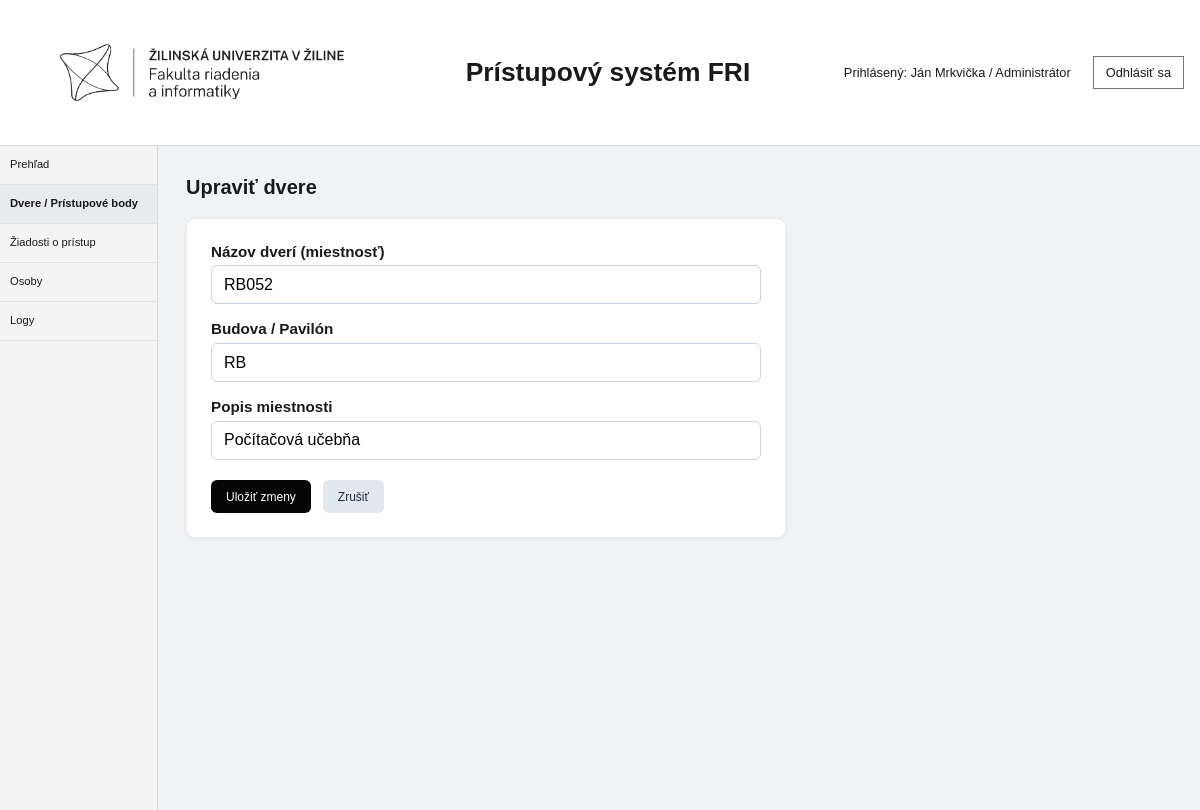
The app's page /?c=door&a=edit&id=1 with its own data.
### tables this page shows
CREATE TABLE `doors` (
                         `id` INT NOT NULL AUTO_INCREMENT,
                         `name` VARCHAR(50) NOT NULL,
                         `building` VARCHAR(50) NOT NULL,
                         `description` VARCHAR(255) NOT NULL,
                         PRIMARY KEY (`id`)
);

### Framework/Http/Responses/Response.php (called while the page is built, shortened)
<?php
abstract class Response
{
    public function send(): void
    {
        $this->generate();
    }
}

### public/index.php (called while the page is built, shortened)
<?php
require __DIR__ . '/../Framework/ClassLoader.php';
try {
    $app = new App();
    $app->run();
} catch (Exception $e) {
    die('An error occurred: ' . $e->getMessage());
}

### Framework/ClassLoader.php (called while the page is built, shortened)
<?php
class ClassLoader
{
    public static function Boot(): void
    {
        spl_autoload_register(function ($class_name) {
            $file = self::getClassFile($class_name);
        });
    }
    public static function getClassFile(string $className): string
    {
        $baseDir = realpath(dirname(__DIR__));
        $relativePath = str_replace('\\', DIRECTORY_SEPARATOR, ltrim($className, '\\')) . '.php';
        return $baseDir . DIRECTORY_SEPARATOR . $relativePath;
    }
}

### Framework/Http/Request.php (called while the page is built, shortened)
<?php
class Request
{
    private array $get;
    private array $post;
    public function __construct()
    {
        $this->get = $_GET;
        $this->post = $_POST;
    }
    public function get(?string $key = null): mixed
    {
        return $key === null ? $this->get : ($this->get[$key] ?? null);
    }
    public function post(?string $key = null): mixed
    {
        return $key === null ? $this->post : ($this->post[$key] ?? null);
    }
    public function value(string $key): mixed
    {
        return $this->post($key) ?? $this->get($key);
    }
}

### App/Controllers/DoorController.php (called while the page is built, shortened)
<?php
class DoorController extends BaseController
{
    public function edit(Request $request): Response
    {
        $id = (int)$request->value('id');
        $door = Door::getOne($id);
        return $this->html([
            'door' => $door,
            'errors' => []
        ], 'form');
    }
}

### Framework/Core/Model.php (called while the page is built, shortened)
<?php
abstract class Model implements \JsonSerializable
{
    protected static array $columnsMap = [];
    private static array $dbColumns = [];
    private static IDbConvention $dbConventions;
    protected static function getTableName(): string
    {
        return self::getConventions()->getTableName(get_called_class());
    }
    protected static function getPkColumnName(): string
    {
        return self::getConventions()->getPkColumnName(get_called_class());
    }
    protected static function getColumnsMap(): array
    {
        return static::$columnsMap ?? [];
    }
    public static function getOne(mixed $id): ?static
    {
        try {
            $sql = "SELECT " . static::getDBColumnNamesList() . " FROM `" . static::getTableName() . "` WHERE `" .
                static::getPkColumnName() . "`=?";
            $stmt = Connection::getInstance()->prepare($sql);
            $stmt->setFetchMode(PDO::FETCH_CLASS | PDO::FETCH_PROPS_LATE, static::class);
            $stmt->execute([$id]);
            $model = $stmt->fetch() ?: null;
            if ($model !== null) {
                $model->_dbId = $model->getIdValue();
                $model->_resultSet = new ResultSet([$model]);
            }
            return $model;
        } catch (PDOException $exception) {
            throw new Exception('Query failed: ' . $exception->getMessage(), 0, $exception);
        }
    }
    private static function getDbColumns(): array
    {
        try {
            $sql = "DESCRIBE " . static::getTableName();
            $stmt = Connection::getInstance()->prepare($sql);
            $stmt->execute([]);
            self::$dbColumns[static::class] = array_column($stmt->fetchAll(), 'Field');
            return self::$dbColumns[static::class];
        } catch (PDOException $exception) {
            throw new Exception('Query failed: ' . $exception->getMessage(), 0, $exception);
        }
    }
    private function getIdValue(): mixed
    {
        $pk = static::getPkColumnName();
        $prop = static::toPropertyName($pk);
        return isset($this->{$prop}) ? $this->{$prop} : null;
    }
    private static function getModelProperties(): array
    {
        $reflection = new \ReflectionClass(static::class);
        $properties = [];
        foreach ($reflection->getProperties() as $property) {
            $propertyName = $property->getName();
            if ($property->isStatic()) {
                continue;
            }
            $properties[$propertyName] = true;
        }
        return $properties;
    }
    private static function getDBColumnNamesList(): string
    {
        $dbColumns = [];
        foreach (static::getDbColumns() as $columnName) {
            $propertyName = static::toPropertyName($columnName);
            if ($propertyName != $columnName) {
                $dbColumns[] = "`$columnName` AS {$propertyName}";
            } else {
                $dbColumns[] = $columnName;
            }
        }
        return implode(', ', $dbColumns);
    }
    private static function toPropertyName(string $columnName): string
    {
        $customMapping = static::getColumnsMap();
        if (isset($customMapping[$columnName])) {
            return $customMapping[$columnName];
        } else {
            return static::getConventions()->toPropertyName($columnName);
        }
    }
    private static function getConventions(): IDbConvention
    {
        if (!isset(static::$dbConventions)) {
            static::$dbConventions = new (Configuration::DB_CONVENTIONS_CLASS)();
        }
        return static::$dbConventions;
    }
}

### Framework/Support/Inflect.php (called while the page is built, shortened)
<?php
class Inflect
{
    public static $plural = array(
        '/(quiz)$/i' => "$1zes",
        '/^(ox)$/i' => "$1en",
        '/([m|l])ouse$/i' => "$1ice",
        '/(matr|vert|ind)ix|ex$/i' => "$1ices",
        '/(x|ch|ss|sh)$/i' => "$1es",
        '/([^aeiouy]|qu)y$/i' => "$1ies",
        '/(hive)$/i' => "$1s",
        '/(?:([^f])fe|([lr])f)$/i' => "$1$2ves",
        '/(shea|lea|loa|thie)f$/i' => "$1ves",
        '/sis$/i' => "ses",
        '/([ti])um$/i' => "$1a",
        '/(tomat|potat|ech|her|vet)o$/i' => "$1oes",
        '/(bu)s$/i' => "$1ses",
        '/(alias)$/i' => "$1es",
        '/(octop)us$/i' => "$1i",
        '/(ax|test)is$/i' => "$1es",
        '/(us)$/i' => "$1es",
        '/s$/i' => "s",
        '/$/' => "s"
    );
    public static $irregular = array(
        'move' => 'moves',
        'foot' => 'feet',
        'goose' => 'geese',
        'sex' => 'sexes',
        'child' => 'children',
        'man' => 'men',
        'tooth' => 'teeth',
        'person' => 'people',
        'valve' => 'valves'
    );
    public static function pluralize($string)
    {
        foreach (self::$irregular as $pattern => $result) {
            $pattern = '/' . $pattern . '$/i';
        }
        foreach (self::$plural as $pattern => $result) {
            if (preg_match($pattern, $string)) {
                return preg_replace($pattern, $result, $string);
            }
        }
        return $string;
    }
}

### Framework/DB/DefaultConventions.php (called while the page is built, shortened)
<?php
class DefaultConventions implements IDbConvention
{
    public function getTableName(string $className): string
    {
        $arr = explode("\\", $className);
        return Inflect::pluralize(strtolower(end($arr)));
    }
    public function getPkColumnName(string $className): string
    {
        return 'id';
    }
    public function toPropertyName(string $columnName): string
    {
        return $columnName;
    }
}

### Framework/DB/Connection.php (called while the page is built, shortened)
<?php
class Connection
{
    private static ?Connection $instance = null;
    private PDO $db;
    public function __construct(PDO $db)
    {
        $this->db = $db;
    }
    public static function getInstance(): Connection
    {
        try {
            if (self::$instance == null) {
                $db = new PDO(
                    'mysql:dbname=' . Configuration::DB_NAME . ';host=' . Configuration::DB_HOST,
                    Configuration::DB_USER,
                    Configuration::DB_PASS
                );
                $db->setAttribute(PDO::ATTR_ERRMODE, PDO::ERRMODE_EXCEPTION);
                $db->setAttribute(PDO::ATTR_EMULATE_PREPARES, true);
                self::$instance = new self($db);
            }
            return self::$instance;
        } catch (PDOException $e) {
            throw new Exception('Connection failed: ' . $e->getMessage());
        }
    }
    public function prepare(string $sql): DebugStatement
    {
        try {
            return new DebugStatement($this->db->prepare($sql));
        } catch (PDOException $e) {
            throw new Exception('Prepare failed: ' . $e->getMessage());
        }
    }
}

### Framework/DB/DebugStatement.php (called while the page is built, shortened)
<?php
class DebugStatement
{
    private PDOStatementAlias $stmt;
    public function __construct($stmt)
    {
        $this->stmt = $stmt;
    }
    public function execute(?array $params = null): bool
    {
        $result = $this->stmt->execute($params);
        $this->stmt->debugDumpParams();
        return $result;
    }
    public function __call(string $name, array $arguments): mixed
    {
        return $this->stmt->{$name}(...$arguments);
    }
}

### App/Models/Door.php (called while the page is built, shortened)
<?php
class Door extends Model
{
    protected ?int $id = null;
    protected ?string $name = null;
    protected ?string $building = null;
    protected ?string $description = null;
    public function getId(): ?int
    {
        return $this->id;
    }
    public function getName(): ?string
    {
        return $this->name;
    }
    public function getBuilding(): ?string
    {
        return $this->building;
    }
    public function getDescription(): ?string
    {
        return $this->description;
    }
}

### Framework/Support/LinkGenerator.php (called while the page is built, shortened)
<?php
class LinkGenerator
{
    private Request $request;
    public function __construct(Request $request, Router $router)
    {
        $this->request = $request;
    }
    public function url(
        string|array $destination,
        array $parameters = [],
        bool $absolute = false,
        bool $appendParameters = false
    ): string {
        list($controller, $action) = explode(".", $destination);
        $args = $appendParameters ? $this->request->get() : [];
        $args = ["c" => lcfirst($controller), "a" => $action != "index" ? $action : null] + $parameters + $args;
        $basePath = $absolute ? $this->request->getBaseUrl() : "";
        return $basePath . "?" . http_build_query($args);
    }
}

### App/Views/Door/form.view.php (the view, shortened to what this page needs)
<?php
$isEdit = $door->getId() !== null;
?>
<h1><?= $isEdit ? 'Upraviť dvere' : 'Pridať nové dvere' ?></h1>
<section class="table-card form-card" aria-label="Formulár dverí">
    <form method="post" action="<?= $link->url('door.save') ?>">
        <div class="form-group">
            <label for="door-name">Názov dverí (miestnosť)</label>
            <input
                    type="text"
                    id="door-name"
                    name="name"
                    required
                    maxlength="50"
                    placeholder="napr. RB052"
                    value="<?= htmlspecialchars((string)$door->getName()) ?>"
            >
        </div>
        <div class="form-group">
            <label for="door-building">Budova / Pavilón</label>
            <input
                    type="text"
                    id="door-building"
                    name="building"
                    required
                    maxlength="50"
                    placeholder="napr. RB"
                    value="<?= htmlspecialchars((string)$door->getBuilding()) ?>"
            >
        </div>
        <div class="form-group">
            <label for="door-description">Popis miestnosti</label>
            <input
                    type="text"
                    id="door-description"
                    name="description"
                    required
                    maxlength="255"
                    placeholder="napr. Počítačová učebňa"
                    value="<?= htmlspecialchars((string)$door->getDescription()) ?>"
            >
        </div>
        <div class="form-actions">
            <button type="submit" class="button button-primary">
                <?= $isEdit ? 'Uložiť zmeny' : 'Pridať dvere' ?>
            </button>
            <a class="button button-secondary" href="<?= $link->url('door.index') ?>">Zrušiť</a>
        </div>
    </form>
</section>

### public/css/styl.css (style rules this page uses)
:root { font-family: Arial, Helvetica, sans-serif; color: #191a1c; background: #f1f2f4; --color-muted: #798293; --color-link: #0866ff; --color-background: #f1f2f4; }
* { box-sizing: border-box; }
body { min-width: 320px; min-height: 100vh; margin: 0; background: var(--color-background); }
a { color: inherit; }
.main-content > h1 { margin: 0 0 18px; font-size: 1.25rem; line-height: 1.3; }
.table-card { overflow: hidden; background: #fff; border: 1px solid #eaecf0; border-radius: 9px; box-shadow: 0 2px 5px rgb(30 41 59 / 5%); }
.button { min-height: 33px; padding: 0 15px; border: 0; border-radius: 6px; font: inherit; font-size: 0.75rem; cursor: pointer; }
.button-primary, .page-number.is-current { color: #fff; background: #050505; }
.button { text-decoration: none; display: inline-flex; align-items: center; justify-content: center; }
.button-secondary { background-color: #e2e8f0; color: #1e293b; }
.form-card { padding: 1.5rem; max-width: 600px; }
.form-group { display: flex; flex-direction: column; gap: 0.35rem; margin-bottom: 1rem; }
.form-group label { font-weight: 600; font-size: 0.95rem; }
.form-group input, .form-group select { padding: 0.6rem 0.75rem; border: 1px solid #cbd5e1; border-radius: 0.375rem; font: inherit; background-color: #ffffff; }
.form-actions { display: flex; gap: 0.75rem; margin-top: 1.25rem; }

### records on screen
doors: name "RB052", building "RB", description "Počítačová učebňa"
